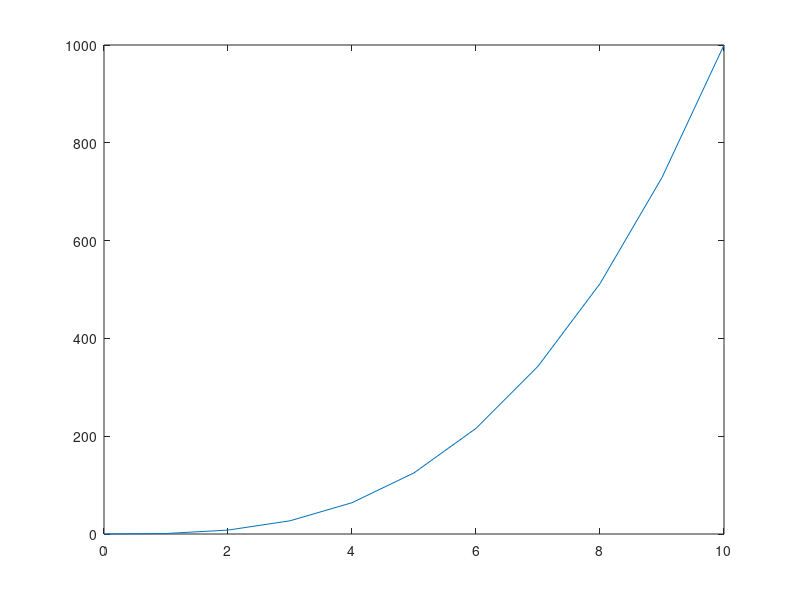

Write MATLAB code to recreate this figure. (Note: this script raises an error after producing the figure.)
fun1 = @(x) x.^3;
range = 0:10;
integral(fun1, 0, 10)
plot(range,fun1(range));


tspan = 0:5;
y0 = 0;
[t,y] = ode45(@fun2,tspan,y0);
figure
plot(t,y)

function dydt = fun2(t,y)
    dydt = (- y(1) - u(t) + 1)/3;
end

function result = u(t)
    if t < 1 
        result = 0;
    else
        result = 1;
    end
end